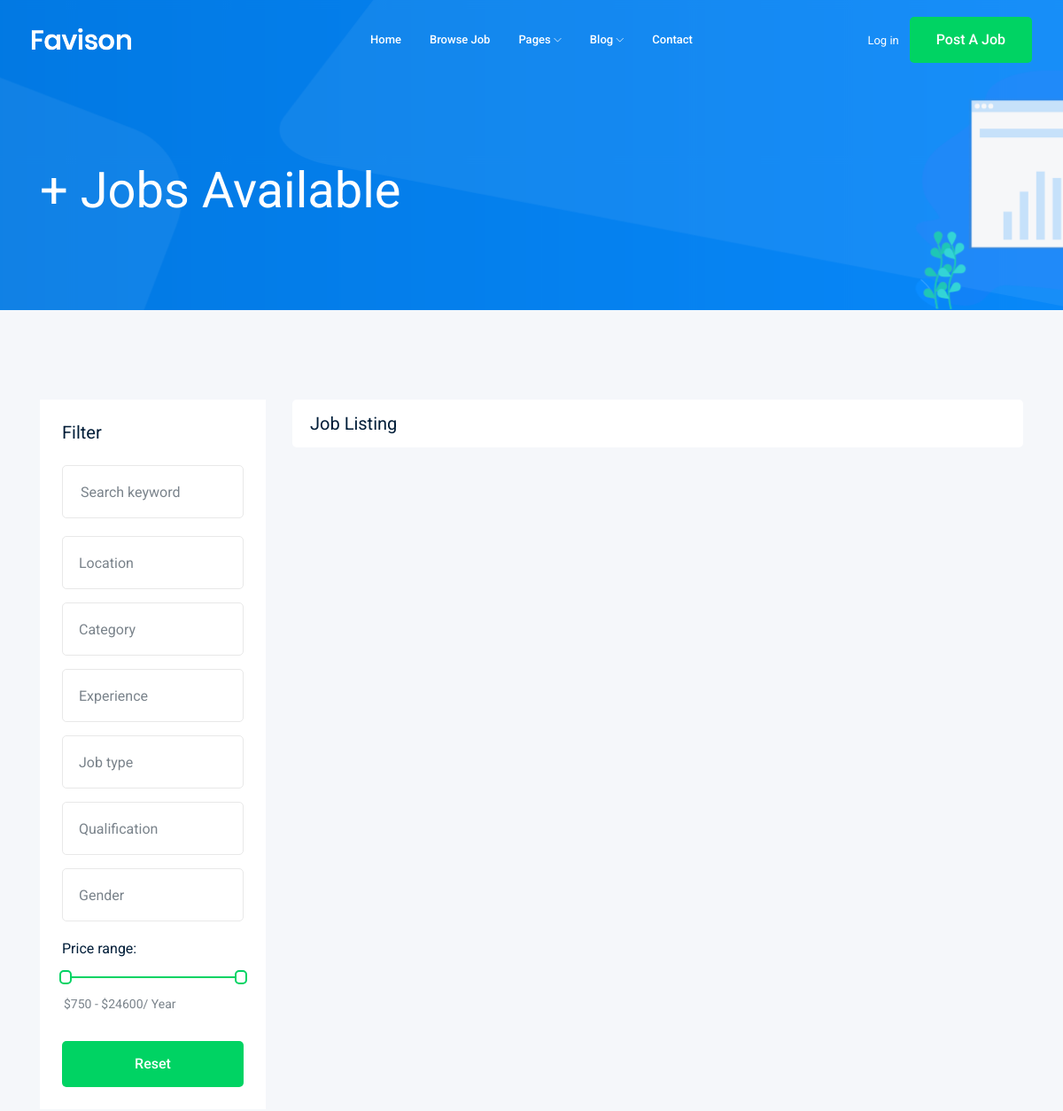
The app's page /jobs/ (upper part), older data.
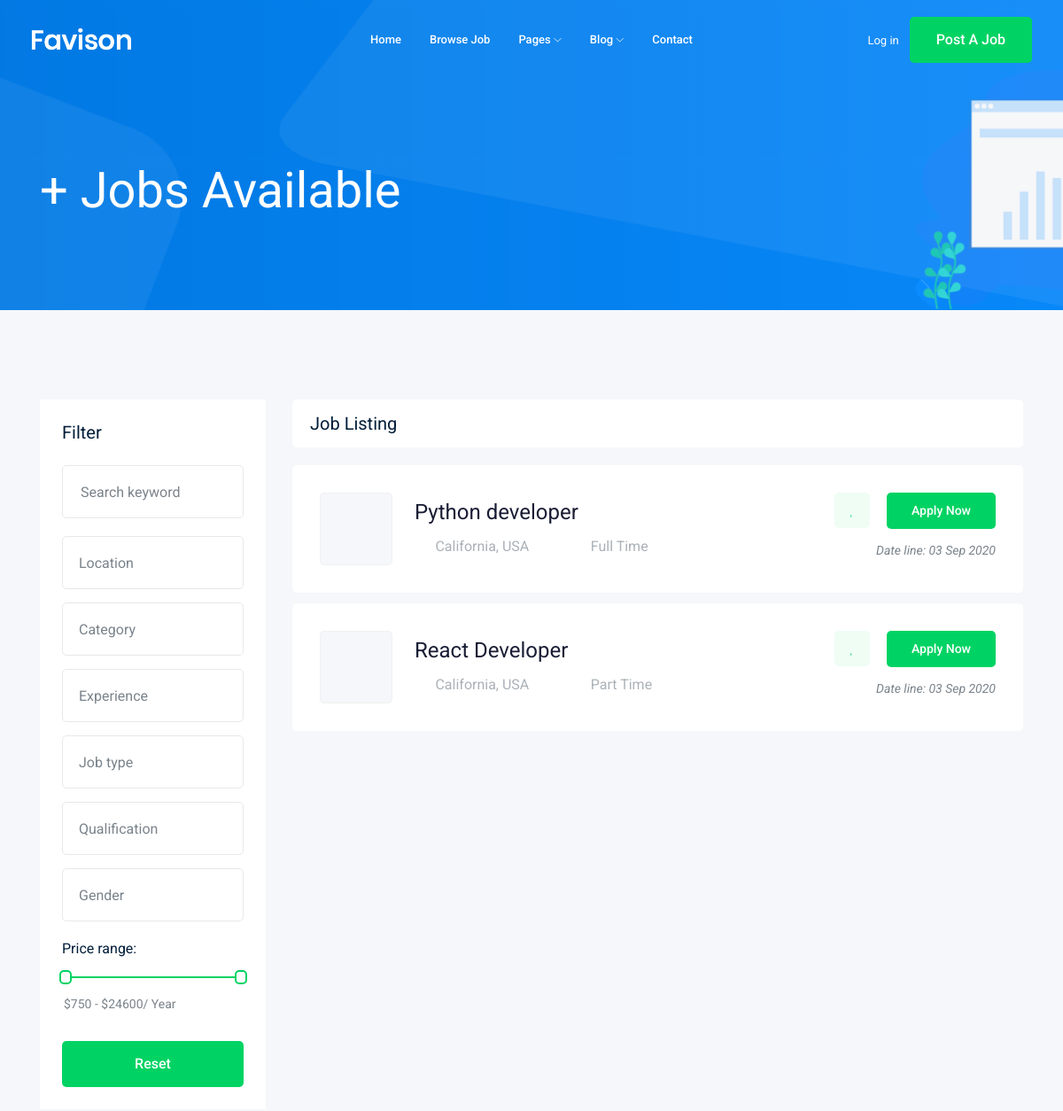
The same page, newer data.
### job/models.py (models this page shows, shortened)
class Job(models.Model):
    title = models.CharField(max_length=50)
    job_type = models.CharField(max_length=15, choices=JOB_TYPE)
    description = models.TextField(max_length=1000)
    published_at = models.DateTimeField(auto_now=True)
    vacancy = models.IntegerField(default=1)
    salary = models.IntegerField(default=0)
    experience = models.IntegerField(default=1)
    image = models.ImageField(upload_to='')
    category = models.ForeignKey('Category', on_delete=models.CASCADE)
    slug = models.SlugField(blank=True, null=True)

### job/views.py (the view)
# urls.py: path('', views.job_list),
def job_list(request):
    jobs = Job.objects.all()
    paginator = Paginator(jobs, 3)
    page_number = request.GET.get('page')
    page_obj = paginator.get_page(page_number)
    context = {'jobs':page_obj}
    return render(request, 'job_list.html', context)

### job/templates/job_list.html (shortened to what this page needs)
{% extends 'base.html' %}
{% block body %}
    <div class="bradcam_area bradcam_bg_1">
        <div class="container">
            <div class="row">
                <div class="col-xl-12">
                    <div class="bradcam_text">
                        <h3>{{jobs.count}}+ Jobs Available</h3>
                    </div>
                </div>
            </div>
        </div>
    </div>
    <div class="job_listing_area plus_padding">
        <div class="container">
            <div class="row">
                <div class="col-lg-3">
                    <div class="job_filter white-bg">
                        <div class="form_inner white-bg">
                            <h3>Filter</h3>
                            <form action="#">
                                <div class="row">
                                    <div class="col-lg-12">
                                        <div class="single_field">
                                            <input type="text" placeholder="Search keyword">
                                        </div>
                                    </div>
                                    <div class="col-lg-12">
                                    </div>
                                    <div class="col-lg-12">
                                    </div>
                                    <div class="col-lg-12">
                                    </div>
                                    <div class="col-lg-12">
                                    </div>
                                    <div class="col-lg-12">
                                    </div>
                                    <div class="col-lg-12">
                                    </div>
                                </div>
                            </form>
                        </div>
                        <div class="range_wrap">
                            <label for="amount">Price range:</label>
                            <div id="slider-range"></div>
                            <p>
                                <input type="text" id="amount" readonly style="border:0; color:#7A838B; font-size: 14px; font-weight:400;">
                            </p>
                        </div>
                        <div class="reset_btn">
                            <button  class="boxed-btn3 w-100" type="submit">Reset</button>
                        </div>
                    </div>
                </div>
                <div class="col-lg-9">
                    <div class="recent_joblist_wrap">
                        <div class="recent_joblist white-bg ">
                            <div class="row align-items-center">
                                <div class="col-md-6">
                                    <h4>Job Listing</h4>
                                </div>
                                <div class="col-md-6">
                                </div>
                            </div>
                        </div>
                    </div>
                    <div class="job_lists m-0">
                        <div class="row">
                            {% for job in jobs %}
                            <div class="col-lg-12 col-md-12">
                                <div class="single_jobs white-bg d-flex justify-content-between">
                                    <div class="jobs_left d-flex align-items-center">
                                        <div class="thumb">
                                        </div>
                                        <div class="jobs_conetent">
                                            <a href="{% url 'jobs:job_detail' job.slug %}"><h4>{{job.title}}</h4></a>
                                            <div class="links_locat d-flex align-items-center">
                                                <div class="location">
                                                    <p> <i class="fa fa-map-marker"></i> California, USA</p>
                                                </div>
                                                <div class="location">
                                                    <p> <i class="fa fa-clock-o"></i>{{job.job_type}}</p>
                                                </div>
                                            </div>
                                        </div>
                                    </div>
                                    <div class="jobs_right">
                                        <div class="apply_now">
                                            <a class="heart_mark" href="#"> <i class="fa fa-heart"></i> </a>
                                            <a href="{% url 'jobs:job_detail' job.slug %}" class="boxed-btn3">Apply Now</a>
                                        </div>
                                        <div class="date">
                                            <p>Date line: {{job.published_at|date:'d M Y'}}</p>
                                        </div>
                                    </div>
                                </div>
                            </div>
                            {% endfor %}
                        </div>
                    </div>
                </div>
            </div>
        </div>
    </div>
{% endblock body %}

### templates/base.html (shortened to what this page needs)
<!doctype html>
<html class="no-js" lang="zxx">
<head>
    {% load static %}
    <link rel="stylesheet" href="{% static 'css/bootstrap.min.css' %}">
    <link rel="stylesheet" href="{% static 'css/owl.carousel.min.css' %}">
    <link rel="stylesheet" href="{% static 'css/magnific-popup.css' %}">
    <link rel="stylesheet" href="{% static 'css/font-awesome.min.css' %}">
    <link rel="stylesheet" href="{% static 'css/themify-icons.css' %}">
    <link rel="stylesheet" href="{% static 'css/nice-select.css' %}">
    <link rel="stylesheet" href="{% static 'css/flaticon.css' %}">
    <link rel="stylesheet" href="{% static 'css/jquery-ui.css' %}">
    <link rel="stylesheet" href="{% static 'css/gijgo.css' %}">
    <link rel="stylesheet" href="{% static 'css/animate.min.css' %}">
    <link rel="stylesheet" href="{% static 'css/slicknav.css' %}">
    <link rel="stylesheet" href="{% static 'css/style.css' %}">
</head>
<body>
    <header>
        <div class="header-area ">
            <div id="sticky-header" class="main-header-area">
                <div class="container-fluid ">
                    <div class="header_bottom_border">
                        <div class="row align-items-center">
                            <div class="col-xl-3 col-lg-2">
                                <div class="logo">
                                    <a href="index.html">
                                        <img src="img/logo.png" alt="">
                                    </a>
                                </div>
                            </div>
                            <div class="col-xl-6 col-lg-7">
                                <div class="main-menu  d-none d-lg-block">
                                    <nav>
                                        <ul id="navigation">
                                            <li><a href="index.html">home</a></li>
                                            <li><a href="jobs.html">Browse Job</a></li>
                                            <li><a href="#">pages <i class="ti-angle-down"></i></a>
                                            </li>
                                            <li><a href="#">blog <i class="ti-angle-down"></i></a>
                                            </li>
                                            <li><a href="contact.html">Contact</a></li>
                                        </ul>
                                    </nav>
                                </div>
                            </div>
                            <div class="col-xl-3 col-lg-3 d-none d-lg-block">
                                <div class="Appointment">
                                    <div class="phone_num d-none d-xl-block">
                                        <a href="#">Log in</a>
                                    </div>
                                    <div class="d-none d-lg-block">
                                        <a class="boxed-btn3" href="#">Post a Job</a>
                                    </div>
                                </div>
                            </div>
                            <div class="col-12">
                            </div>
                        </div>
                    </div>
                </div>
            </div>
        </div>
    </header>
    {% block body %}
    {% endblock body %}
</body>
</html>

Row changes from the older to the newer data that the page shows:
added Job: title "Python developer", job_type "Full Time", published_at "03 Sep 2020"
added Job: title "React Developer", job_type "Part Time", published_at "03 Sep 2020"
